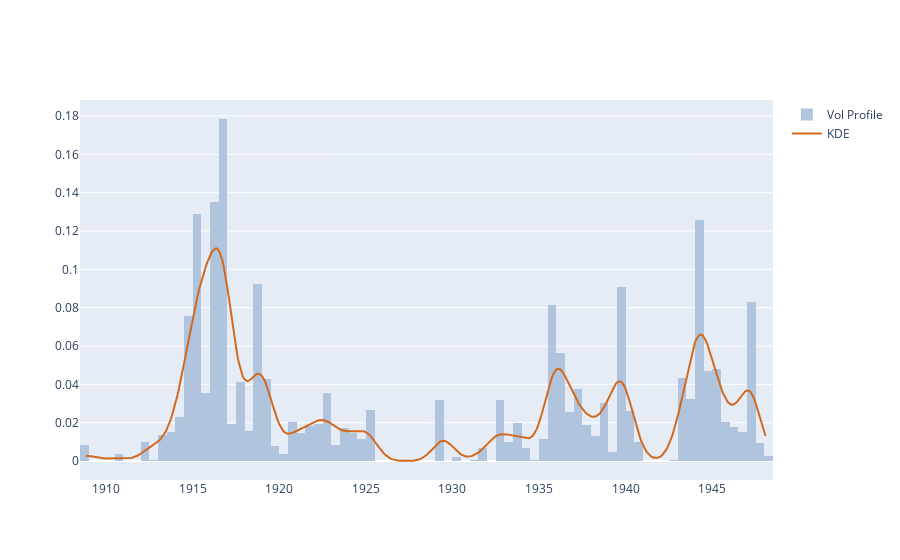

The cell this chart's notebook holds for it:
### Code cell
kde_factor = 0.05
num_samples = 500
kde = stats.gaussian_kde(close,weights=volume,bw_method=kde_factor)
xr = np.linspace(close.min(),close.max(),num_samples)
kdy = kde(xr)
ticks_per_sample = (xr.max() - xr.min()) / num_samples

def get_dist_plot(c, v, kx, ky):
    fig = go.Figure()
    fig.add_trace(go.Histogram(name='Vol Profile', x=c, y=v, nbinsx=150, 
                               histfunc='sum', histnorm='probability density',
                               marker_color='#B0C4DE'))
    fig.add_trace(go.Scatter(name='KDE', x=kx, y=ky, mode='lines', marker_color='#D2691E'))
    return fig

get_dist_plot(close, volume, xr, kdy).show()

### Figure 1 — Plotly figure (JSON) as saved in the notebook; plotly's stock layout.template omitted (floating-point values rounded to 4 significant figures; data arrays with more than 128 entries replaced by an {"elided": "..."} marker saying what was removed)
{"data": [{"histfunc": "sum", "histnorm": "probability density", "marker": {"color": "#B0C4DE"}, "name": "Vol Profile", "nbinsx": 150, "type": "histogram", "x": {"elided": "1000 float values"}, "y": {"elided": "1000 int values"}}, {"marker": {"color": "#D2691E"}, "mode": "lines", "name": "KDE", "type": "scatter", "x": {"elided": "500 float values"}, "y": {"elided": "500 float values"}}], "layout": {}}
